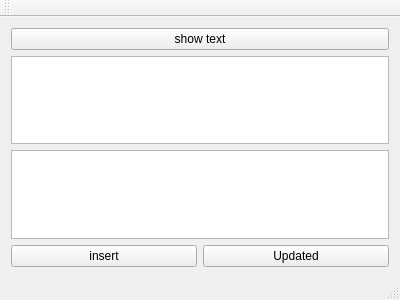
<?xml version="1.0" encoding="UTF-8"?>
<ui version="4.0">
 <class>MainWindow</class>
 <widget class="QMainWindow" name="MainWindow">
  <property name="geometry">
   <rect>
    <x>0</x>
    <y>0</y>
    <width>400</width>
    <height>300</height>
   </rect>
  </property>
  <property name="windowTitle">
   <string>MainWindow</string>
  </property>
  <widget class="QWidget" name="centralWidget">
   <layout class="QGridLayout" name="gridLayout">
    <item row="0" column="0">
     <widget class="QPushButton" name="pushButton">
      <property name="text">
       <string>show text</string>
      </property>
     </widget>
    </item>
    <item row="1" column="0">
     <widget class="QTableView" name="tableView"/>
    </item>
    <item row="2" column="0">
     <widget class="QTableView" name="tableView_2"/>
    </item>
    <item row="3" column="0">
     <layout class="QHBoxLayout" name="horizontalLayout_2">
      <item>
       <widget class="QPushButton" name="pushButton_2">
        <property name="text">
         <string>insert</string>
        </property>
       </widget>
      </item>
      <item>
       <widget class="QPushButton" name="pushButton_3">
        <property name="text">
         <string>Updated</string>
        </property>
       </widget>
      </item>
     </layout>
    </item>
   </layout>
  </widget>
  <widget class="QMenuBar" name="menuBar">
   <property name="geometry">
    <rect>
     <x>0</x>
     <y>0</y>
     <width>400</width>
     <height>25</height>
    </rect>
   </property>
  </widget>
  <widget class="QToolBar" name="mainToolBar">
   <attribute name="toolBarArea">
    <enum>TopToolBarArea</enum>
   </attribute>
   <attribute name="toolBarBreak">
    <bool>false</bool>
   </attribute>
  </widget>
  <widget class="QStatusBar" name="statusBar"/>
 </widget>
 <layoutdefault spacing="6" margin="11"/>
 <resources/>
 <connections/>
</ui>
